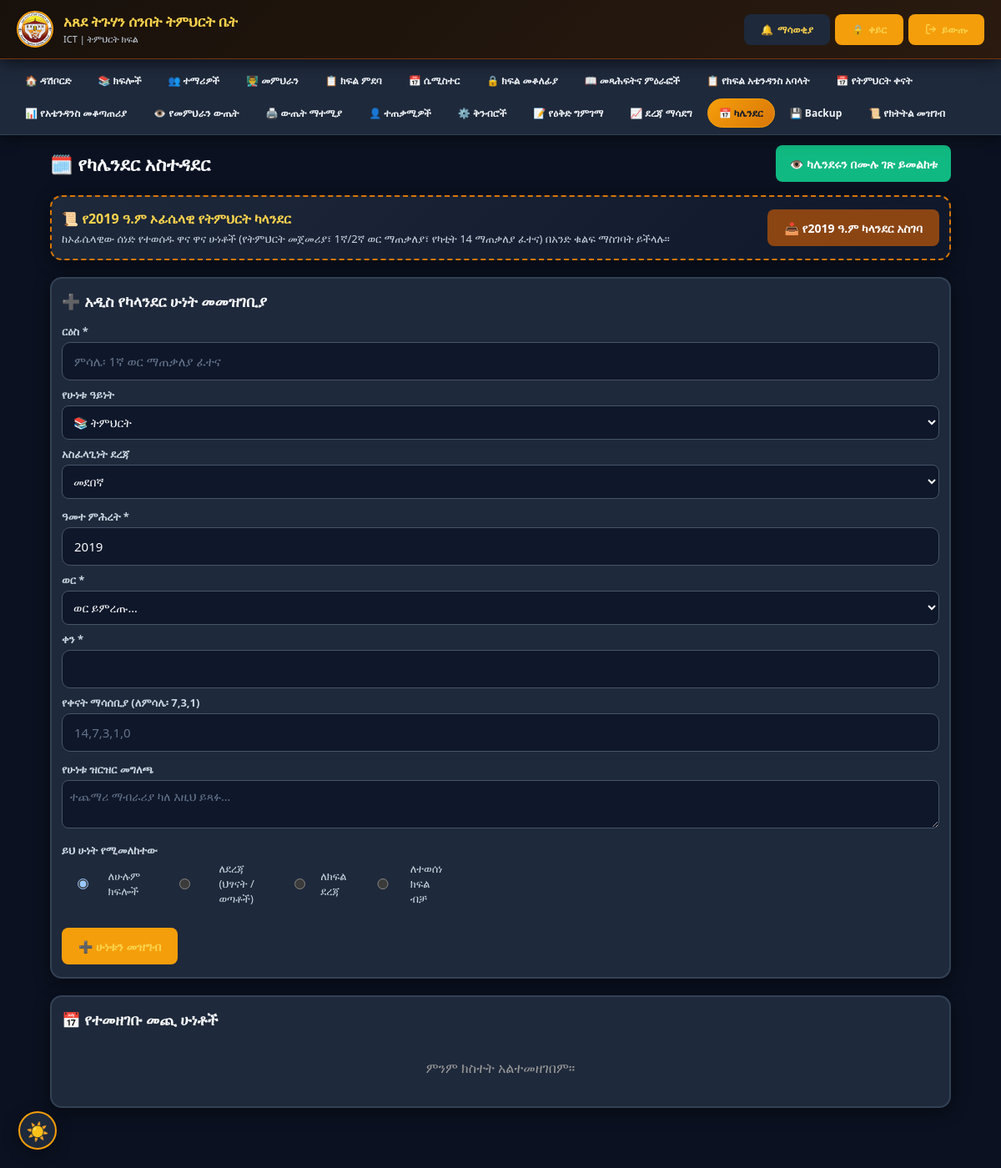
The app's page /calendar_admin.php (signed in), older data.
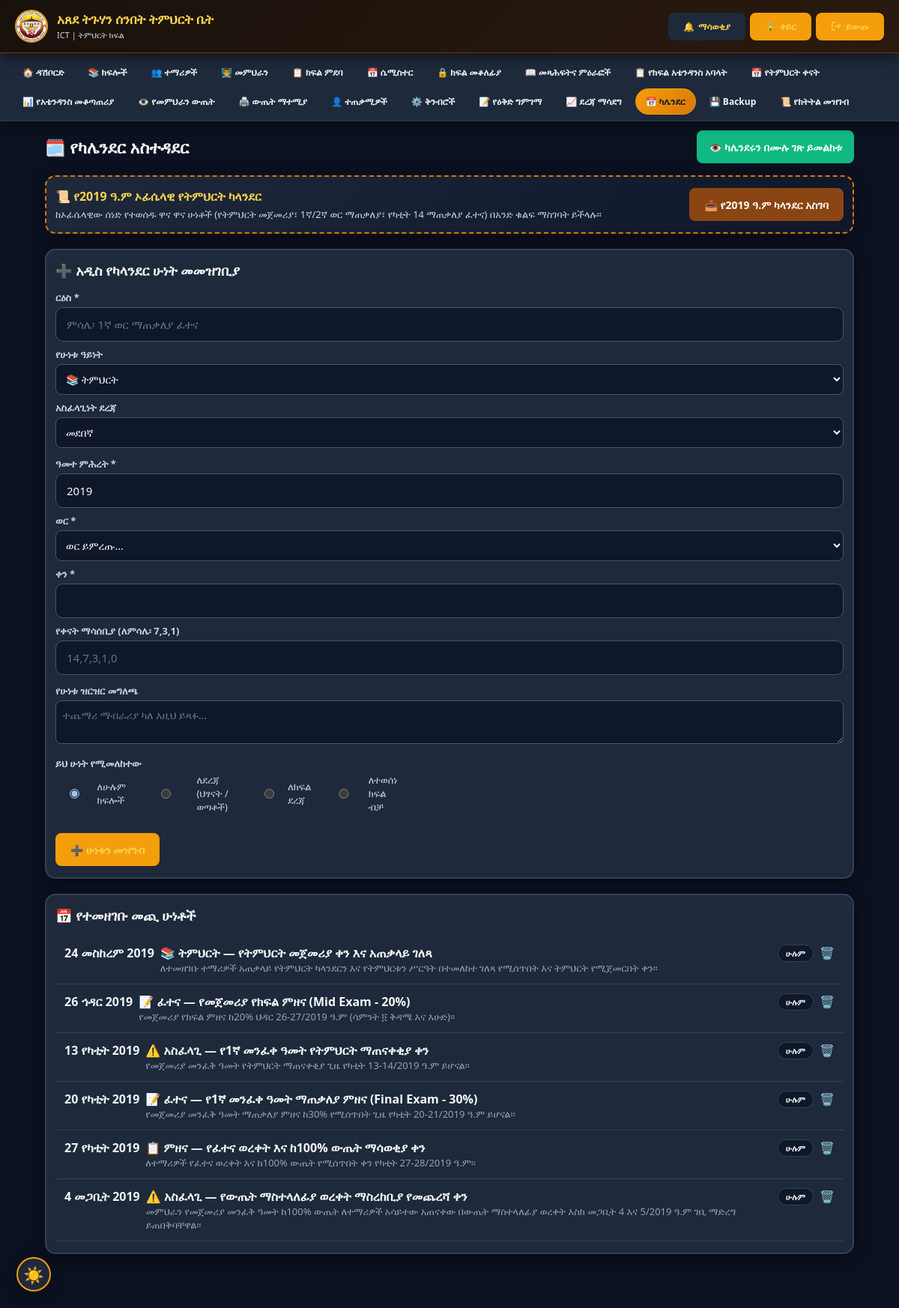
The same page, newer data.
### tables this page shows
CREATE TABLE `calendar_events` (
  `id` int(11) NOT NULL,
  `title` varchar(200) NOT NULL,
  `description` text DEFAULT NULL,
  `event_type` enum('teaching','exam','revision','holiday','church','meeting','assessment','announcement','important') NOT NULL DEFAULT 'announcement',
  `event_date` date NOT NULL COMMENT 'Gregorian date stored; Ethiopian date is derived for display via db.php gregorianToEthiopian()',
  `ethiopian_year` int(11) DEFAULT NULL,
  `ethiopian_month` tinyint(4) DEFAULT NULL,
  `ethiopian_day` tinyint(4) DEFAULT NULL,
  `priority` enum('low','normal','high') NOT NULL DEFAULT 'normal',
  `reminder_days_before` varchar(50) DEFAULT NULL COMMENT 'CSV of days, e.g. "14,7,3,1,0"',
  `created_by` int(11) NOT NULL,
  `created_at` timestamp NOT NULL DEFAULT current_timestamp(),
  `updated_at` timestamp NOT NULL DEFAULT current_timestamp() ON UPDATE current_timestamp(),
  `is_deleted` tinyint(1) NOT NULL DEFAULT 0
);

### db.php (called while the page is built, shortened)
<?php
function dbQuery($conn, $sql, $types = "", $params = []) {
    if (empty($params)) {
        return mysqli_query($conn, $sql);
    }
    $stmt = mysqli_prepare($conn, $sql);
    if (!empty($types) && !empty($params)) {
        mysqli_stmt_bind_param($stmt, $types, ...$params);
    }
    mysqli_stmt_execute($stmt);
    $result = mysqli_stmt_get_result($stmt);
    return $result;
}
function dbFetchAll($conn, $sql, $types = "", $params = []) {
    $result = dbQuery($conn, $sql, $types, $params);
    $rows = [];
    while ($row = mysqli_fetch_assoc($result)) {
        $rows[] = $row;
    }
    return $rows;
}
function getEthiopianMonthName($monthNumber) {
    $months = [
        1 => 'መስከረም', 2 => 'ጥቅምት', 3 => 'ኅዳር', 4 => 'ታኅሣሥ',
        5 => 'ጥር', 6 => 'የካቲት', 7 => 'መጋቢት', 8 => 'ሚያዝያ',
        9 => 'ግንቦት', 10 => 'ሰኔ', 11 => 'ሐምሌ', 12 => 'ነሐሴ', 13 => 'ጳጉሜን'
    ];
    return $months[$monthNumber] ?? 'ያልታወቀ';
}
?>

### calendar_admin.php (the view, shortened to what this page needs)
<?php
require_once 'db.php';
$event_types = [
    'teaching' => '📚 ትምህርት', 'exam' => '📝 ፈተና', 'revision' => '📖 ክለሳ',
    'holiday' => '🎉 በዓል', 'church' => '⛪ የቤተክርስቲያን በዓል', 'meeting' => '👨‍🏫 የመምህራን ስብሰባ',
    'assessment' => '📋 ምዘና', 'announcement' => '📢 ማስታወቂያ', 'important' => '⚠️ አስፈላጊ',
];
$events = dbFetchAll(
    $conn,
    "SELECT e.*,
        d.name_am AS target_division, g.name_am AS target_grade, c.name AS target_class
     FROM calendar_events e
     LEFT JOIN calendar_event_targets t ON t.event_id = e.id
     LEFT JOIN divisions d ON t.division_id = d.id
     LEFT JOIN grades g ON t.grade_id = g.id
     LEFT JOIN classes c ON t.class_id = c.id
     WHERE e.is_deleted = 0 AND e.event_date >= DATE_SUB(CURDATE(), INTERVAL 7 DAY)
     ORDER BY e.event_date ASC"
);
$nav_active = 'calendar_admin';
?>
<!DOCTYPE html>
<html lang="am">
<head>
<?php include 'pwa_head.php'; ?>
</head>
<body>
<?php include 'mobile_nav.php'; ?>
<div class="main-container">
    <div style="display:flex; justify-content:space-between; align-items:center; margin-bottom:16px; flex-wrap:wrap; gap:10px;">
        <h1 style="color:var(--brown-dark); font-size:22px; font-weight:800; margin:0;">🗓️ የካሌንደር አስተዳደር</h1>
        <a href="calendar_view.php" class="btn" style="background:#10B981; color:white; padding:8px 16px; text-decoration:none; border-radius:8px; font-weight:700; display:inline-flex; align-items:center; gap:6px;">
            👁️ ካሌንደሩን በሙሉ ገጽ ይመልከቱ
        </a>
    </div>
    <div class="card notice-banner-card" style="border: 2px dashed #D97706; margin-bottom: 20px;">
        <div style="display:flex; justify-content:space-between; align-items:center; flex-wrap:wrap; gap:12px;">
            <div>
                <h3 style="color:#92400E; font-size:16px;">📜 የ2019 ዓ.ም ኦፊሴላዊ የትምህርት ካላንደር</h3>
                <p style="font-size:13px; color:#78350F; margin-top:4px;">
                    ከኦፊሴላዊው ሰነድ የተወሰዱ ዋና ዋና ሁነቶች (የትምህርት መጀመሪያ፣ 1ኛ/2ኛ ወር ማጠቃለያ፣ የካቲት 14 ማጠቃለያ ፈተና) በአንድ ቁልፍ ማስገባት ይችላሉ።
                </p>
            </div>
            <form method="POST" onsubmit="return confirm('የ2019 ዓ.ም ኦፊሴላዊ የትምህርት ካላንደር ሁነቶችን ማስገባት ይፈልጋሉ?')">
                <button type="submit" name="seed_official_2019" class="btn" style="background:#8B4513; color:white; padding:10px 20px; font-weight:700;">
                    📥 የ2019 ዓ.ም ካላንደር አስገባ
                </button>
            </form>
        </div>
    </div>
    <div class="card">
        <h2>➕ አዲስ የካላንደር ሁነት መመዝገቢያ</h2>
        <form method="POST">
            <div class="form-grid">
                <div><label>ርዕስ *</label><input type="text" name="title" required placeholder="ምሳሌ፡ 1ኛ ወር ማጠቃለያ ፈተና"></div>
                <div><label>የሁነቱ ዓይነት</label>
                    <select name="event_type">
                        <?php foreach ($event_types as $k => $v): ?>
                        <option value="<?php echo $k; ?>"><?php echo $v; ?></option>
                        <?php endforeach; ?>
                    </select>
                </div>
                <div><label>አስፈላጊነት ደረጃ</label>
                    <select name="priority">
                        <option value="normal">መደበኛ</option>
                    </select>
                </div>
            </div>
            <div class="form-grid">
                <div><label>ዓመተ ምሕረት *</label><input type="number" name="eth_year" required value="2019"></div>
                <div><label>ወር *</label>
                    <select name="eth_month" required>
                        <option value="">ወር ይምረጡ...</option>
                    </select>
                </div>
                <div><label>ቀን *</label><input type="number" name="eth_day" min="1" max="30" required></div>
                <div><label>የቀናት ማሳሰቢያ (ለምሳሌ፡ 7,3,1)</label><input type="text" name="reminder_days" placeholder="14,7,3,1,0"></div>
            </div>
            <label>የሁነቱ ዝርዝር መግለጫ</label>
            <textarea name="description" rows="2" style="margin-bottom:12px;" placeholder="ተጨማሪ ማብራሪያ ካለ እዚህ ይጻፉ..."></textarea>
            <label>ይህ ሁነት የሚመለከተው</label>
            <div class="scope-radios">
                <label><input type="radio" name="scope" value="ALL" checked onchange="toggleScope()"> ለሁሉም ክፍሎች</label>
                <label><input type="radio" name="scope" value="DIVISION" onchange="toggleScope()"> ለደረጃ (ህፃናት / ወጣቶች)</label>
                <label><input type="radio" name="scope" value="GRADE" onchange="toggleScope()"> ለክፍል ደረጃ</label>
                <label><input type="radio" name="scope" value="CLASS" onchange="toggleScope()"> ለተወሰነ ክፍል ብቻ</label>
            </div>
            <button type="submit" name="add_event" class="btn">➕ ሁነቱን መዝግብ</button>
        </form>
    </div>
    <div class="card">
        <h2>📅 የተመዘገቡ መጪ ሁነቶች</h2>
        <?php if (empty($events)): ?>
            <p style="color:#999; text-align:center; padding:20px;">ምንም ክስተት አልተመዘገበም።</p>
        <?php else: foreach ($events as $e):
            $targetLabel = $e['target_class'] ?: ($e['target_grade'] ?: ($e['target_division'] ?: 'ሁሉም'));
        ?>
        <div class="event-row">
            <div class="eth-date"><?php echo $e['ethiopian_day'] . ' ' . getEthiopianMonthName($e['ethiopian_month']) . ' ' . $e['ethiopian_year']; ?></div>
            <div style="flex:1; min-width:180px;">
                <strong><?php echo htmlspecialchars($event_types[$e['event_type']] ?? $e['event_type']); ?> — <?php echo htmlspecialchars($e['title']); ?></strong>
                <?php if ($e['description']): ?><div style="font-size:13px; color:#777;"><?php echo htmlspecialchars($e['description']); ?></div><?php endif; ?>
            </div>
            <span class="badge"><?php echo htmlspecialchars($targetLabel); ?></span>
            <form method="POST" onsubmit="return confirm('ይህን ክስተት መሰረዝ እርግጠኛ ነዎት?')" style="display:inline;">
                <button type="submit" name="delete_event" class="del-btn">🗑️</button>
            </form>
        </div>
        <?php endforeach; endif; ?>
    </div>
</div>
</body>
</html>

### pwa_head.php (shortened to what this page needs)
    <link rel="stylesheet" href="/exam/assets/css/mobile.css">
    <link rel="stylesheet" href="/exam/assets/css/dark-mode.css?v=<?php echo file_exists(__DIR__ . '/assets/css/dark-mode.css') ? filemtime(__DIR__ . '/assets/css/dark-mode.css') : 1; ?>">
<button type="button" id="floatingDarkModeToggle" class="floating-dark-toggle" onclick="toggleDarkMode()" title="የገጽ ገጽታ ቀይር" aria-label="Toggle Dark Mode">
  <span class="floating-dark-icon">🌙</span>
</button>

### mobile_nav.php (shortened to what this page needs)
<?php
$nav_role = $_SESSION['role'] ?? '';
$nav_student = isset($_SESSION['student_id']);
$nav_name = $_SESSION['user_name'] ?? ($_SESSION['student_name'] ?? 'User');
$nav_active = $nav_active ?? '';
$nav_items = [];
if ($nav_role === 'admin') {
    $logout_url = 'logout.php';
    $pwd_url = 'admin_change_password.php';
} else {
    $nav_items = [];
    $logout_url = 'index.php';
    $pwd_url = '';
}
?>
<header class="site-header">
  <div class="header-content">
    <div class="logo-area">
      <img src="/exam/images/icon.png" alt="Logo" class="logo-img"
           onerror="this.style.display='none'">
      <div class="site-title">
        <h1>አጸደ ትጉሃን ሰንበት ትምህርት ቤት</h1>
        <p><?php echo htmlspecialchars($nav_name); ?> | <?php
          echo $nav_role === 'admin' ? 'ትምህርት ክፍል' :
               ($nav_role === 'teacher' ? 'መምህር' :
               ($nav_role === 'attendance_submitter' ? 'ጸሐፊ' :
               ($nav_student ? 'ተማሪ' : '')));
        ?></p>
      </div>
    </div>
    <div class="header-actions">
      <a href="notifications.php" class="btn btn-sm btn-header-notif" style="position:relative; display:inline-flex; align-items:center; gap:5px;" title="ማሳወቂያዎች">
        <span>🔔</span>
        <span class="btn-text">ማሳወቂያ</span>
      </a>
      <?php if ($pwd_url): ?>
      <a href="<?php echo $pwd_url; ?>" class="btn btn-sm btn-success" title="የይለፍ ቃል ቀይር" style="display:inline-flex; align-items:center; gap:5px;">
        <span>🔒</span> <span class="btn-text">ቀይር</span>
      </a>
      <?php endif; ?>
      <a href="<?php echo $logout_url; ?>" class="btn btn-sm btn-logout" title="ይውጡ" style="display:inline-flex; align-items:center; gap:6px;">
        <span class="btn-text">ይውጡ</span>
      </a>
    </div>
  </div>
</header>
<?php if (!empty($nav_items)): ?>
<nav class="site-nav" id="site-nav">
  <div class="nav-inner">
    <div class="nav-links-desktop">
      <?php foreach ($nav_items as $item): ?>
      <a href="<?php echo $item['url']; ?>"
         class="nav-link<?php echo ($nav_active === $item['key']) ? ' active' : ''; ?>">
        <?php echo $item['icon']; ?> <?php echo $item['label']; ?>
      </a>
      <?php endforeach; ?>
    </div>
  </div>
</nav>
<?php endif; ?>

### calendar_admin.php (style rules this page uses)
:root { --brown-dark:#8B4513; --gold-primary:#FFD700; --gold-pale:#FFF8DC; --success:#10B981; --error:#EF4444; }
* { margin:0; padding:0; box-sizing:border-box; font-family:'Segoe UI',sans-serif; }
body { background:#FAF9F6; }
.main-container { max-width:1100px; margin:12px auto; padding:0 10px 40px; }
.card { background:white; border-radius:14px; padding:15px 12px; margin-bottom:20px; box-shadow:0 4px 12px rgba(0,0,0,0.08); }
.card h2 { color:var(--brown-dark); margin-bottom:15px; font-size:18px; }
.form-grid { display:grid; grid-template-columns:1fr; gap:8px; margin-bottom:12px; }
label { display:block; font-size:13px; font-weight:600; color:#555; margin-bottom:4px; }
input, select, textarea { width:100%; padding:9px; border:1px solid #ddd; border-radius:8px; font-size:14px; }
.btn { background:var(--gold-primary); color:var(--brown-dark); border:none; padding:10px 20px; border-radius:8px; font-weight:700; cursor:pointer; }
.scope-radios { display:flex; gap:15px; flex-wrap:wrap; margin-bottom:10px; }
.scope-radios label { display:flex; align-items:center; gap:5px; font-weight:500; }
.event-row { display:flex; justify-content:space-between; align-items:flex-start; padding:12px; border-bottom:1px solid #eee; gap:8px; flex-wrap:wrap; }
.event-row:last-child { border-bottom:none; }
.badge { font-size:11px; font-weight:700; padding:3px 10px; border-radius:12px; background:var(--gold-pale); color:var(--brown-dark); white-space:nowrap; }
.eth-date { font-weight:700; color:var(--brown-dark); min-width:unset; }
.del-btn { background:none; border:none; color:var(--error); cursor:pointer; font-size:16px; }

Row changes from the older to the newer data that the page shows:
added calendar_events: ethiopian_day "24", ethiopian_month "መስከረም", ethiopian_year "2019", event_type "📚 ትምህርት", title "የትምህርት መጀመሪያ ቀን እና አጠቃላይ ገለጻ", description "ለተመዘገቡ ተማሪዎች አጠቃላይ የትምህርት ካላንደርን እና የትምህርቱን ሥርዓት በተመለከተ ገለጻ የሚሰጥበት እና ትምህርት የሚጀመርበት ቀን፡፡", targetLabel "ሁሉም"
added calendar_events: ethiopian_day "26", ethiopian_month "ኅዳር", ethiopian_year "2019", event_type "📝 ፈተና", title "የመጀመሪያ የክፍል ምዘና (Mid Exam - 20%)", description "የመጀመሪያ የክፍል ምዘና ከ20% ህዳር 26-27/2019 ዓ.ም (ሳምንት ፬ ቅዳሜ እና እሁድ)፡፡", targetLabel "ሁሉም"
added calendar_events: ethiopian_day "13", ethiopian_month "የካቲት", ethiopian_year "2019", event_type "⚠️ አስፈላጊ", title "የ1ኛ መንፈቀ ዓመት የትምህርት ማጠናቀቂያ ቀን", description "የመጀመሪያ መንፈቅ ዓመት የትምህርት ማጠናቀቂያ ጊዜ የካቲት 13-14/2019 ዓ.ም ይሆናል፡፡", targetLabel "ሁሉም"
added calendar_events: ethiopian_day "20", ethiopian_month "የካቲት", ethiopian_year "2019", event_type "📝 ፈተና", title "የ1ኛ መንፈቀ ዓመት ማጠቃለያ ምዘና (Final Exam - 30%)", description "የመጀመሪያ መንፈቅ ዓመት ማጠቃለያ ምዘና ከ30% የሚሰጥበት ጊዜ የካቲት 20-21/2019 ዓ.ም ይሆናል፡፡", targetLabel "ሁሉም"
added calendar_events: ethiopian_day "27", ethiopian_month "የካቲት", ethiopian_year "2019", event_type "📋 ምዘና", title "የፈተና ወረቀት እና ከ100% ውጤት ማሳወቂያ ቀን", description "ለተማሪዎች የፈተና ወረቀት እና ከ100% ውጤት የሚሰጥበት ቀን የካቲት 27-28/2019 ዓ.ም፡፡", targetLabel "ሁሉም"
added calendar_events: ethiopian_day "4", ethiopian_month "መጋቢት", ethiopian_year "2019", event_type "⚠️ አስፈላጊ", title "የውጤት ማስተላለፊያ ወረቀት ማስረከቢያ የመጨረሻ ቀን", description "መምህራን የመጀመሪያ መንፈቅ ዓመት ከ100% ውጤት ለተማሪዎች አሳይተው አጠናቀው በውጤት ማስተላለፊያ ወረቀት እስከ መጋቢት 4 እና 5/2019 ዓ.ም ገቢ ማድረግ ይጠበቅባቸዋል፡፡", targetLabel "ሁሉም"
Text that changed along with them:
text no longer shown: "ምንም ክስተት አልተመዘገበም።"
